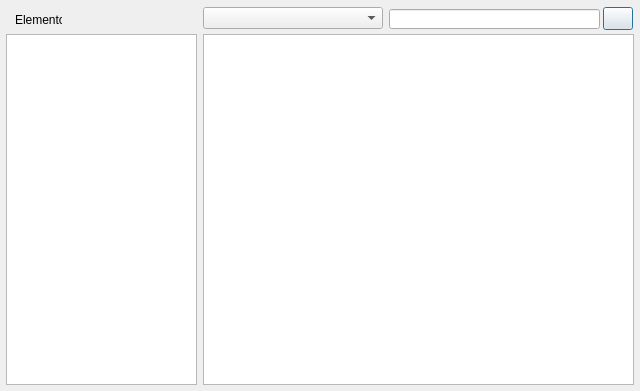
<?xml version="1.0" encoding="UTF-8"?>
<ui version="4.0">
 <class>Form</class>
 <widget class="QWidget" name="Form">
  <property name="windowModality">
   <enum>Qt::WindowModal</enum>
  </property>
  <property name="geometry">
   <rect>
    <x>0</x>
    <y>0</y>
    <width>640</width>
    <height>391</height>
   </rect>
  </property>
  <property name="windowTitle">
   <string>Buscar</string>
  </property>
  <widget class="QListWidget" name="liwElementos">
   <property name="geometry">
    <rect>
     <x>6</x>
     <y>34</y>
     <width>191</width>
     <height>351</height>
    </rect>
   </property>
  </widget>
  <widget class="QTableWidget" name="tblResultado">
   <property name="geometry">
    <rect>
     <x>203</x>
     <y>34</y>
     <width>431</width>
     <height>351</height>
    </rect>
   </property>
   <property name="alternatingRowColors">
    <bool>true</bool>
   </property>
   <property name="selectionMode">
    <enum>QAbstractItemView::SingleSelection</enum>
   </property>
   <property name="selectionBehavior">
    <enum>QAbstractItemView::SelectRows</enum>
   </property>
  </widget>
  <widget class="QComboBox" name="cmbCampos">
   <property name="geometry">
    <rect>
     <x>203</x>
     <y>7</y>
     <width>180</width>
     <height>22</height>
    </rect>
   </property>
  </widget>
  <widget class="QLineEdit" name="txtValor">
   <property name="geometry">
    <rect>
     <x>389</x>
     <y>9</y>
     <width>211</width>
     <height>20</height>
    </rect>
   </property>
  </widget>
  <widget class="QLabel" name="label">
   <property name="geometry">
    <rect>
     <x>15</x>
     <y>13</y>
     <width>47</width>
     <height>13</height>
    </rect>
   </property>
   <property name="text">
    <string>Elemento</string>
   </property>
  </widget>
  <widget class="QPushButton" name="cmdBuscar">
   <property name="geometry">
    <rect>
     <x>603</x>
     <y>7</y>
     <width>30</width>
     <height>23</height>
    </rect>
   </property>
   <property name="text">
    <string/>
   </property>
   <property name="icon">
    <iconset>
     <normaloff>icons/img_buscar.png</normaloff>icons/img_buscar.png</iconset>
   </property>
   <property name="shortcut">
    <string>Return</string>
   </property>
   <property name="default">
    <bool>true</bool>
   </property>
  </widget>
 </widget>
 <resources/>
 <connections/>
</ui>
